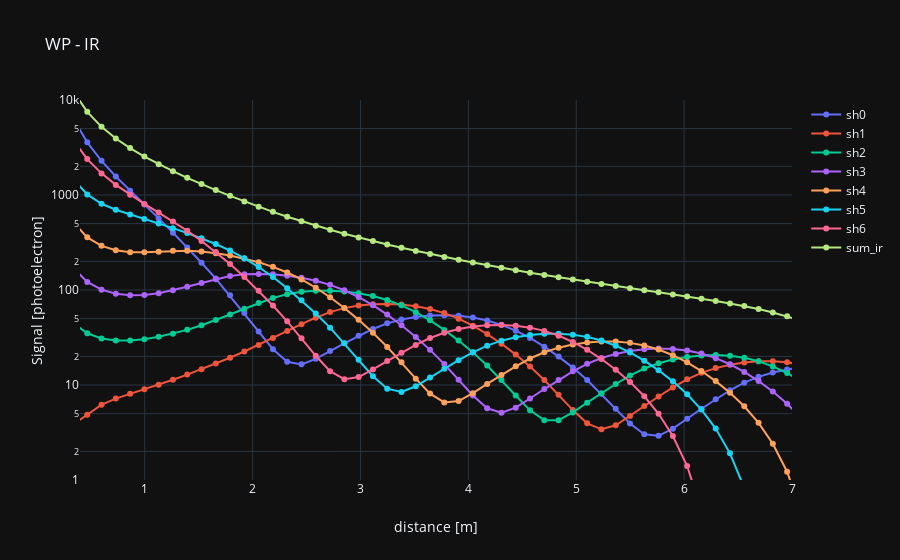

The cell this chart's notebook holds for it:
### Code cell
data = [None] * (shutter_per_cycle + 1) # Generate blank list with length equal number of shutters
sum_ir = np.zeros(shutters['dist'].shape)
for i in range(shutter_per_cycle):
    sum_ir = sum_ir + shutters['ir'+str(i)]
    data[i] = go.Scatter(x=shutters['dist'], y=shutters['ir'+str(i)],
                          mode='lines+markers',  # Select 'lines', 'markers' or 'lines+markers'
                          name='sh'+str(i))
data[shutter_per_cycle] = go.Scatter(x=shutters['dist'], y=sum_ir,
                          mode='lines+markers',  # Select 'lines', 'markers' or 'lines+markers'
                          name='sum_ir')

layout = dict(title='WP - IR',
              xaxis=dict(title='distance [m]',type='linear', range=[0.4, 7]),  # Select 'log' or 'linear'
              yaxis=dict(title='Signal [photoelectron]',type='log', range=[np.log10(1), np.log10(10000)]),  # Select 'log' or 'linear'
              template='plotly_dark')

iplot(dict(data=data, layout=layout))
